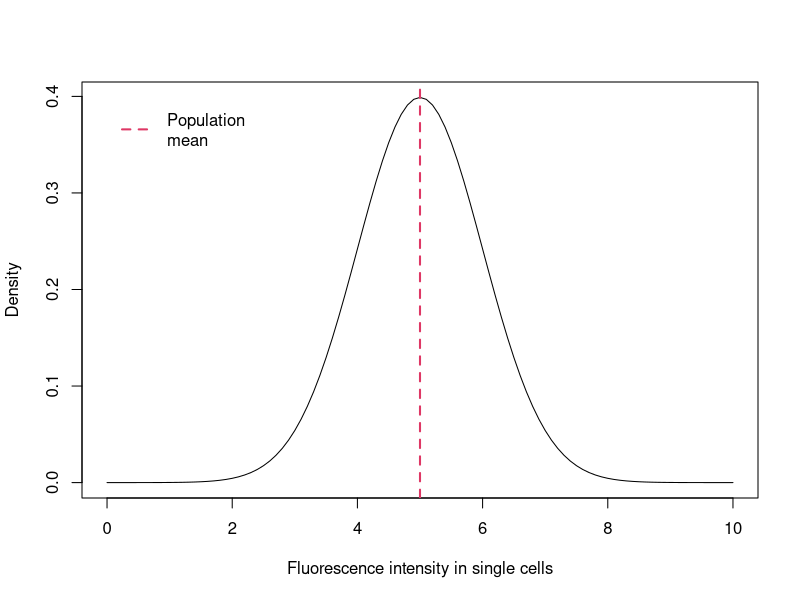
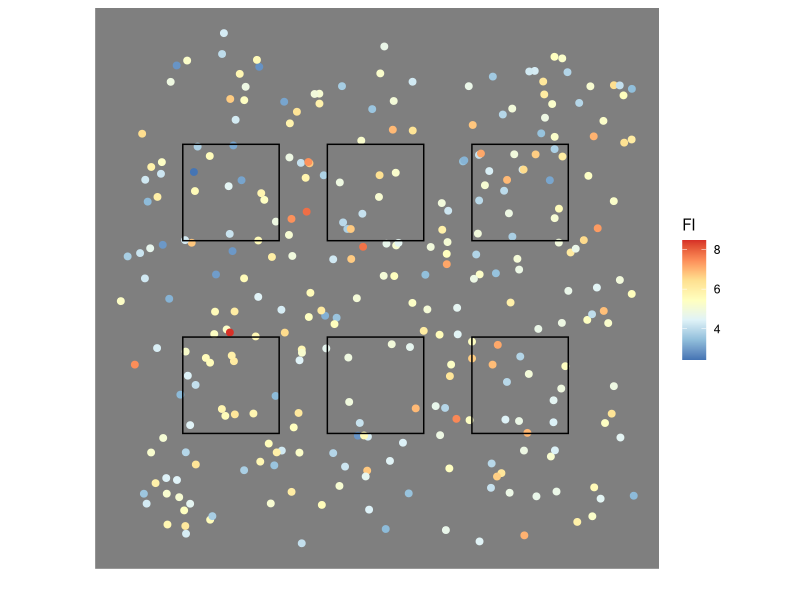

Write the R code that produced these figures, in order. (Note: this script raises an error after producing the figures.)
## ---- chunk 1
knitr::opts_chunk$set(echo = FALSE)

## Custom functions


#' Generate sample means from normal distribution
#'
#' @param inSampleSz an integer, sample size.
#' @param inSampleN an integer, number of samples.
#' @param inMn a float, mean of the normal distribution.
#' @param inSD a float, sd of the normal distribution.
#'
#' @return a vector.
#' @export
#'
#' @examples
fGenSamples = function(inSampleSz, inSampleN,
                       inMn, inSD) {
  sapply(1:inSampleN, 
         function(x) 
           mean(rnorm(inSampleSz, inMn, inSD)))
}

fPlotSamples = function(inSampleSz, inSampleN, 
                        inMn, inSD,
                        ...) {
  locV = fGenSamples(inSampleSz, inSampleN, inMn, inSD)
  
  hist(locV, 
       freq = F, 
       xlim = c(3,7), 
       breaks = seq(3, 7, .25),
       main = sprintf("%d FOVs, %d cells per FOV", inSampleN, inSampleSz), 
       xlab = "Mean FI in a FOV",
       ...)
  abline(v = inMn, col = "#de3765", lty = 2, lwd = 2)
}

#' Plot t-distribution with a shaded region
#'
#' The x-axis is transformed according to $x' = \frac{\bar{x} - \mu}{s / \sqrt{n}}$, 
#' where $\bar{x}$ is the sample mean, $s$ is the standard deviation of the sample,
#' $n$ is the sample size, and $\mu$ is the expected mean of the population.
#' 
#' @param nSz an integer, sample size.
#' @param nMn a float, population mean for x-axis transformation.
#' @param nSD a float, sample sd for x-axis transformation.
#' @param vertLines a vector with x coordinates of vertical dashed lines.
#' @param vertLinesCol a vector with colours for vertical lines.
#' @param nFrac a float, fraction of the distribution to shade.
#' @param xlim a two-element vector with x-axis limits.
#' @param xn an integer with the number of points on the x-axis.
#' @param inv logical, FALSE => inner region of the distribution is shaded; TRUE => tails of the distribution is shaded; missing => no shading
#' @param ... additional parameters passed to the `plot` function.
#'
#' @return a plot.
#' @export
#'
#' @examples
fPlotShadedTdist = function(nSz, 
                            nMn, nSD, 
                            vertLines, vertLinesCol, 
                            nFrac, 
                            xlim, 
                            xn = 100, inv, ...) {
  
  x = seq(xlim[1], xlim[2], (xlim[2] - xlim[1])/xn )
  xT = (x - nMn) / (nSD / sqrt(nSz))
  y = dt(xT, df = nSz-1)
  
  plot(x, 
       y,
       type = "l",
       xlim = xlim,
       ...)
  
  if (!missing(inv)) {
    if (inv) {
      xL = qt(nFrac/2, df = nSz-1) * nSD / sqrt(nSz) + nMn
      xR = qt(1 - nFrac/2, df = nSz-1) * nSD / sqrt(nSz) + nMn
      
      polygon(c(min(x), x[x<=xL], max(x[x<=xL])), 
              c(0, y[x<=xL], 0), 
              col="grey80")
      polygon(c(x[x>=xR], max(x), min(x[x>=xR])), 
              c(y[x>=xR], 0, 0), 
              col="grey80")
    } else {
      xL = qt((1-nFrac)/2, df = nSz-1) * nSD / sqrt(nSz) + nMn
      xR = qt((1 + nFrac)/2, df = nSz-1) * nSD / sqrt(nSz) + nMn
      
      polygon(c(min(x[x>=xL]), x[x>=xL & x<=xR], max(x[x<=xR])), 
              c(0,             y[x>=xL & x<=xR], 0), 
              col="grey80")
    }
  }
  
  if (!missing(vertLines) & !(missing(vertLinesCol))) {
    abline(v = vertLines, 
           col = vertLinesCol, 
           lty = 2, lwd = 2)
  }
  
}

## ---- chunk 2
nPopMn = 5.
nPopSD = 1.

{
  plot(function(x) dnorm(x, mean = nPopMn, sd = nPopSD), 0, 10,
       xlab = "Fluorescence intensity in single cells",
       ylab = "Density")
  abline(v = 5, lty = 2, lwd = 2, col = "#de3765")
  legend(0, 0.4,
         legend = "Population\nmean",
         lwd = 2, lty = 2,
         col = "#de3765", bty = "n")
}
## ---- chunk 3
vMeas1Sample = fGenSamples(10, 6, nPopMn, nPopSD)

library(kableExtra)
vMeas1Sample %>%
  kbl(col.names = "Sample mean") %>%
  kable_paper(full_width = F)
## ---- chunk 4
library(ggplot2)

nPopSz = 300
myDF = data.frame(x = runif(nPopSz),
                  y = runif(nPopSz),
                  z = rnorm(nPopSz, nPopMn, nPopSD)) 

vXrect = c(0.1, 0.1, 0.4, 0.4, 0.7, 0.7)
vYrect = c(0.2, 0.6, 0.2, 0.6, 0.2, 0.6)
myRect = data.frame(xmin = vXrect,
                    xmax = vXrect + .2,
                    ymin = vYrect,
                    ymax = vYrect + .2)

ggplot() +
  geom_jitter(data = myDF,
              aes(x = x,
                  y = y,
                  color = z), 
              size = 2, width = 0.05, height = 0.05) +
  geom_rect(data = myRect,
            aes(xmin = xmin,
                xmax = xmax,
                ymin = ymin,
                ymax = ymax),
            color = "black",
            fill = NA) +
  scale_color_distiller("FI", palette = "RdYlBu") +
  coord_fixed(ratio = 1) +
  xlab("") +
  ylab("") +
  theme_dark() +
  theme(axis.ticks = element_blank(),
        axis.text = element_blank(),
        panel.grid.major = element_blank(), 
        panel.grid.minor = element_blank())
## ---- chunk 5
# Histogram of sample mean
shinyAppDir(appDir = "statsBasics-apps/sampleMeanHist",
            options = list(width = "100%", height = 700)
)
## ---- chunk 6
{
  par(mfrow = c(2,1))
  fPlotSamples(5, 100, nPopMn, nPopSD)
  fPlotSamples(50, 10, nPopMn, nPopSD)
}
## ---- chunk 7
x = seq(3, 7, 0.01)

nSz1 = 5
nSampleSD1 = sd(rnorm(nSz1, mean = nPopMn, sd = nPopSD))

nSz2 = 50
nSampleSD2 = sd(rnorm(nSz2, mean = nPopMn, sd = nPopSD))

# Convert the x-axis to t-value
xT1 = (x - nPopMn) / (nSampleSD1 / sqrt(nSz1))
y1 = dt(xT1, df = nSz1 - 1)

xT2 = (x - nPopMn) / (nSampleSD2 / sqrt(nSz2))
y2 = dt(xT2, df = nSz2 - 1)

{
  plot(x, y1,
       main = "Sampling distribution",
       xlab = "Fluorescence intensity",
       ylab = "Density", 
       type = "l",
       xlim = c(3,7),
       ylim = c(0, 0.4))
  lines(x, 
        y2,
        col = "#de3765")
  legend(3, 0.4,
         legend = c(nSz1, nSz2),
         title = "Sample size",
         col = c("#000000", "#de3765"),
         lty = c(1,1), bty = "n")
}
## ---- chunk 8
{
  plot(xT1, dt(xT1, df = 1),
       main = "Student's t-distribution",
       xlab = "t-value",
       ylab = "Density", 
       type = "l",
       ylim = c(0, 0.4))
  lines(xT1, dt(xT1, df = 4), col = "#de3765")  
  lines(xT1, dt(xT1, df = 9), col = "#7cb5ec")
  lines(xT1, dnorm(xT1), col = "#000000", lty = 2)
  legend(min(xT1), 0.4,
         legend = c(2, 5, 10, "normal"),
         title = "Sample size",
         col = c("#000000", "#de3765", "#7cb5ec", "#000000"),
         lty = c(1,1,1,2), bty = "n")
}
## ---- chunk 9
nPopMn = 5.
nSampleMn = 6.5
nSampleSD = 1.1
nSz = 5

{
  fPlotShadedTdist(nSz = nSz, nMn = nPopMn, nSD = nSampleSD, 
                   vertLines = c(nPopMn, nSampleMn), 
                   vertLinesCol = c("#de3765", "#7cb5ec"),
                   xlim = c(2,8), 
                   main = sprintf("Sampling distribution, size = %d", nSz),
                   xlab = "Fluorescence intensity",
                   ylab = "Density")  
  legend(2, 0.37,
         legend = c("Population", "Sample"),
         col = c("#de3765", "#7cb5ec"),
         lty = c(2,2), lwd = c(2,2), bty = "n")
}
## ---- chunk 10
{
  par(mfrow = c(1,3))
  fPlotShadedTdist(nSz = nSz, nMn = nPopMn, nSD = nSampleSD, 
                   vertLines = c(nPopMn, nSampleMn), 
                   vertLinesCol = c("#de3765", "#7cb5ec"),
                   nFrac = 0.1, xlim = c(2,8), inv = T, 
                   main = "Sampling distribution, shaded 10%",
                   xlab = "Fluorescence intensity",
                   ylab = "Density")  
  fPlotShadedTdist(nSz = nSz, nMn = nPopMn, nSD = nSampleSD, 
                   vertLines = c(nPopMn, nSampleMn), 
                   vertLinesCol = c("#de3765", "#7cb5ec"),
                   nFrac = 0.05, xlim = c(2,8), inv = T, 
                   main = "Sampling distribution, shaded 5%",
                   xlab = "Fluorescence intensity",
                   ylab = "Density")  
  fPlotShadedTdist(nSz = nSz, nMn = nPopMn, nSD = nSampleSD, 
                   vertLines = c(nPopMn, nSampleMn), 
                   vertLinesCol = c("#de3765", "#7cb5ec"),
                   nFrac = 0.01, xlim = c(2,8), inv = T, 
                   main = "Sampling distribution, shaded 1%",
                   xlab = "Fluorescence intensity",
                   ylab = "Density")  
}
## ---- chunk 11
# Calculate the fraction of the distribution
# that corresponds to the location of the sample mean.
nFrac = 2*(1- pt( (nSampleMn - nPopMn) / (nSampleSD / sqrt(nSz1)), 
                  df = nSz-1))

{
  fPlotShadedTdist(nSz = nSz, 
                   nMn = nPopMn, nSD = nSampleSD, 
                   nFrac = nFrac, 
                   vertLines = c(nPopMn, nSampleMn),
                   vertLinesCol = c("#de3765", "#7cb5ec"),
                   xlim = c(3,7), xn = 1000, inv = T,
                   main = sprintf("Sampling distribution, shaded %.1f%%", 100*nFrac),
                   xlab = "Fluorescence intensity",
                   ylab = "Density")
  legend(3, 0.37,
         legend = c("Population", "Sample"),
         col = c("#de3765", "#7cb5ec"),
         lty = c(2,2), lwd = c(2,2), bty = "n")
}
## ---- chunk 12
nSample1 = c(4.273791, 5.064480, 4.419903, 3.749903, 5.279963)
nSz1 = length(nSample1)
nSampleMn1 = mean(nSample1)
nSampleSD1 = sd(nSample1)

nSample1 %>%
  kbl(col.names = "Sample") %>%
  kable_paper(full_width = F)
## ---- chunk 13
cat(sprintf("Sample mean = %f", 
            nSampleMn1))
## ---- chunk 14
cat(sprintf("Sample SD = %f", 
            nSampleSD1))
## ---- chunk 15
{
  plot(x = NULL, y = NULL, 
       xlim = c(3, 6), ylim = c(0, .4), 
       xlab = "Fluorescence intensity",
       ylab = "")
  abline(v = nSampleMn1, 
         lty = 2, lwd = 2, 
         col = "#7cb5ec")
  legend(3, 0.4,
         legend = c("Sample\nmean"),
         col = c("#7cb5ec"),
         lty = c(2), lwd = c(2), bty = "n")
}
## ---- chunk 16
{
  fPlotShadedTdist(nSz = nSz1, 
                   nMn = nSampleMn1, nSD = nSampleSD1, 
                   vertLines = nSampleMn1, 
                   vertLinesCol = c("#7cb5ec"),
                   xlim = c(3, 6), 
                   xn = 1000,
                   main = "Sampling distribution, size = 5",
                   xlab = "Fluorescence intensity",
                   ylab = "Density")
  
  legend(3, 0.4,
         legend = c("Sample\nmean"),
         col = c("#7cb5ec"),
         lty = c(2), lwd = c(2), bty = "n")
}
## ---- chunk 17
{
  fPlotShadedTdist(nSz = nSz1, 
                   nMn = nSampleMn1, nSD = nSampleSD1, 
                   vertLines = nSampleMn1, 
                   vertLinesCol = c("#7cb5ec"),
                   nFrac = .95, 
                   xlim = c(3, 6), 
                   xn = 1000,
                   inv = F,
                   main = sprintf("95%% CI for sample mean=%.2f", nSampleMn1),
                   xlab = "Fluorescence intensity",
                   ylab = "Density")
  
  legend(3, 0.4,
         legend = c("Sample\nmean"),
         col = c("#7cb5ec"),
         lty = c(2), lwd = c(2), bty = "n")
}
## ---- chunk 18
# CI in a sample distribution
shinyAppDir(appDir = "statsBasics-apps/multiSample",
            options = list(width = "100%", height = 700)
)
## ---- chunk 19
{
  par(mfrow = c(3,2))
  fPlotShadedTdist(nSz = nSz1, 
                   nMn = 4.2, nSD = 0.71, 
                   vertLines = c(4.2, 5), 
                   vertLinesCol = c("#7cb5ec", "#de3765"),
                   nFrac = .95, 
                   xlim = c(3,7), 
                   xn = 1000,
                   inv = F,
                   xlab = "",
                   ylab = "Density")
  fPlotShadedTdist(nSz = nSz1, 
                   nMn = 3.8, nSD = 1.1, 
                   vertLines = c(3.8, 5), 
                   vertLinesCol = c("#7cb5ec", "#de3765"),
                   nFrac = .95, 
                   xlim = c(3,7), 
                   xn = 1000,
                   inv = F,
                   xlab = "",
                   ylab = "")
  fPlotShadedTdist(nSz = nSz1, 
                   nMn = 5.1, nSD = 0.97, 
                   vertLines = c(5.1, 5), 
                   vertLinesCol = c("#7cb5ec", "#de3765"),
                   nFrac = .95, 
                   xlim = c(3,7), 
                   xn = 1000,
                   inv = F,
                   xlab = "",
                   ylab = "Density")
  fPlotShadedTdist(nSz = nSz1, 
                   nMn = 4.5, nSD = 0.8, 
                   vertLines = c(4.5, 5), 
                   vertLinesCol = c("#7cb5ec", "#de3765"),
                   nFrac = .95, 
                   xlim = c(3,7), 
                   xn = 1000,
                   inv = F,
                   xlab = "",
                   ylab = "")
  fPlotShadedTdist(nSz = nSz1, 
                   nMn = 5.6, nSD = 1.2, 
                   vertLines = c(5.6, 5), 
                   vertLinesCol = c("#7cb5ec", "#de3765"),
                   nFrac = .95, 
                   xlim = c(3,7), 
                   xn = 1000,
                   inv = F,
                   xlab = "Fluorescence intensity",
                   ylab = "Density")
  fPlotShadedTdist(nSz = nSz1, 
                   nMn = 5.3, nSD = 1, 
                   vertLines = c(5.3, 5), 
                   vertLinesCol = c("#7cb5ec", "#de3765"),
                   nFrac = .95, 
                   xlim = c(3,7), 
                   xn = 1000,
                   inv = F,
                   xlab = "Fluorescence intensity",
                   ylab = "")
}
## ---- chunk 20
# Multiple sample drawings
shinyAppDir(appDir = "statsBasics-apps/multiCI",
            options = list(width = "100%", height = 700)
)
## ---- chunk 21
# P-value vs CI
# Two plots to show rejection based on p-value and CI

shinyAppDir(appDir = "statsBasics-apps/pVal_vs_CI",
            options = list(width = "100%", height = 700)
)
## ---- chunk 22
{
  fPlotShadedTdist(nSz = nSz, nMn = nPopMn, nSD = nSampleSD, 
                   vertLines = c(nPopMn, nSampleMn), 
                   vertLinesCol = c("#de3765", "#7cb5ec"),
                   nFrac = 0.05, xlim = c(2,8), inv = T, 
                   main = "Sampling distribution, shaded 5%",
                   xlab = "Fluorescence intensity",
                   ylab = "Density")
  
  legend(2, 0.37,
         legend = c("Population", "Sample"),
         col = c("#de3765", "#7cb5ec"),
         lty = c(2,2), lwd = c(2,2), bty = "n")
  
}
